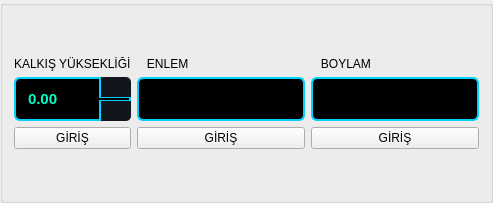
       <widget class="QGroupBox" name="groupBox_6">
        <property name="sizePolicy">
         <sizepolicy hsizetype="Expanding" vsizetype="Expanding">
          <horstretch>0</horstretch>
          <verstretch>0</verstretch>
         </sizepolicy>
        </property>
        <property name="maximumSize">
         <size>
          <width>639</width>
          <height>326</height>
         </size>
        </property>
        <property name="title">
         <string/>
        </property>
        <layout class="QGridLayout" name="gridLayout">
         <item row="0" column="0">
          <layout class="QGridLayout" name="gridLayout_6">
           <item row="0" column="0">
            <layout class="QGridLayout" name="gridLayout_7">
             <item row="3" column="0">
              <widget class="QPushButton" name="pushButton_4">
               <property name="sizePolicy">
                <sizepolicy hsizetype="Expanding" vsizetype="Fixed">
                 <horstretch>0</horstretch>
                 <verstretch>0</verstretch>
                </sizepolicy>
               </property>
               <property name="minimumSize">
                <size>
                 <width>0</width>
                 <height>20</height>
                </size>
               </property>
               <property name="text">
                <string>GİRİŞ</string>
               </property>
              </widget>
             </item>
             <item row="2" column="0">
              <widget class="QDoubleSpinBox" name="doubleSpinBox">
               <property name="sizePolicy">
                <sizepolicy hsizetype="Expanding" vsizetype="Fixed">
                 <horstretch>0</horstretch>
                 <verstretch>0</verstretch>
                </sizepolicy>
               </property>
               <property name="styleSheet">
                <string notr="true">/* Ana Kutu - Dış çerçeve burada tanımlanır */
QDoubleSpinBox {
    background-color: #000000;
    color: #00FFC2;
    border: 1.5px solid #00D1FF; /* Ana Turkuaz Çerçeve */
    border-radius: 6px;
    padding-left: 10px;
    font-family: 'Consolas', monospace;
    font-size: 15px;
    font-weight: bold;
    min-height: 40px;
}

/* Yukarı Butonu */
QDoubleSpinBox::up-button {
    subcontrol-origin: border;
    subcontrol-position: top right;
    width: 30px;
    height: 20px;
    background-color: #12161c;
    /* ÖNEMLİ: Çerçevenin ana kutuyla çakışmaması için sağ ve üst kenarı şeffaf yapıyoruz */
    border-left: 1.5px solid #00D1FF;
    border-bottom: 0.75px solid #00D1FF;
    border-top-right-radius: 5px;
}

/* Aşağı Butonu */
QDoubleSpinBox::down-button {
    subcontrol-origin: border;
    subcontrol-position: bottom right;
    width: 30px;
    height: 20px;
    background-color: #12161c;
    /* Sağ ve alt kenar ana kutunun çerçevesini kullansın diye boş bırakılır */
    border-left: 1.5px solid #00D1FF;
    border-top: 0.75px solid #00D1FF;
    border-bottom-right-radius: 5px;
}

/* İşaretler (Genişlikleri ve konumları sabitlendi) */
QDoubleSpinBox::up-arrow {
    image: none;
    background-color: #00FFC2;
    width: 12px; height: 2px;
    border-left: 5px solid #12161c; /* Dikey boşluk hilesi */
    border-right: 5px solid #12161c;
}

QDoubleSpinBox::down-arrow {
    image: none;
    background-color: #FF3131;
    width: 12px; height: 2px;
}

/* HOVER DURUMLARI - Çerçevenin bozulmaması için sadece iç rengi değiştirir */
QDoubleSpinBox::up-button:hover { background-color: #00D1FF; }
QDoubleSpinBox::down-button:hover { background-color: #FF3131; }</string>
               </property>
               <property name="wrapping">
                <bool>false</bool>
               </property>
               <property name="readOnly">
                <bool>false</bool>
               </property>
               <property name="buttonSymbols">
                <enum>QAbstractSpinBox::PlusMinus</enum>
               </property>
              </widget>
             </item>
             <item row="4" column="0">
              <spacer name="verticalSpacer">
               <property name="orientation">
                <enum>Qt::Vertical</enum>
               </property>
               <property name="sizeHint" stdset="0">
                <size>
                 <width>20</width>
                 <height>40</height>
                </size>
               </property>
              </spacer>
             </item>
             <item row="1" column="1" rowspan="3">
              <layout class="QGridLayout" name="gridLayout_8">
               <item row="4" column="1">
                <widget class="QLineEdit" name="lineEdit">
                 <property name="sizePolicy">
                  <sizepolicy hsizetype="Expanding" vsizetype="Fixed">
                   <horstretch>0</horstretch>
                   <verstretch>0</verstretch>
                  </sizepolicy>
                 </property>
                 <property name="styleSheet">
                  <string notr="true">QLineEdit {
    background-color: #000000;
    color: white; /* Yazılar tamamen beyaz */
    border: 1.5px solid #00D1FF; /* Senin ikonik turkuaz çerçeven */
    border-radius: 6px;
    padding-left: 12px;
    padding-right: 12px;
    font-family: 'Consolas', monospace; /* Teknik/Kod fontu */
    font-size: 15px;
    font-weight: bold;
    min-height: 40px;
}

/* Kutuya tıklandığında (Odaklandığında) */
QLineEdit:focus {
    border: 2px solid #00FFC2; /* Daha parlak bir turkuaz/yeşil vurgu */
    background-color: #050505;
}

/* Mouse ile üzerine gelindiğinde hafif parlasın */
QLineEdit:hover {
    border: 1.5px solid #ffffff; /* Çerçeve beyaza yaklaşsın */
}

/* Yazı yazılamaz (Pasif) durumdayken */
QLineEdit:disabled {
    background-color: #12161c;
    color: #555555;
    border: 1.5px solid #333333;
}</string>
                 </property>
                </widget>
               </item>
               <item row="4" column="0">
                <widget class="QLineEdit" name="lineEdit_2">
                 <property name="sizePolicy">
                  <sizepolicy hsizetype="Expanding" vsizetype="Fixed">
                   <horstretch>0</horstretch>
                   <verstretch>0</verstretch>
                  </sizepolicy>
                 </property>
                 <property name="styleSheet">
                  <string notr="true">QLineEdit {
    background-color: #000000;
    color: white; /* Yazılar tamamen beyaz */
    border: 1.5px solid #00D1FF; /* Senin ikonik turkuaz çerçeven */
    border-radius: 6px;
    padding-left: 12px;
    padding-right: 12px;
    font-family: 'Consolas', monospace; /* Teknik/Kod fontu */
    font-size: 15px;
    font-weight: bold;
    min-height: 40px;
}

/* Kutuya tıklandığında (Odaklandığında) */
QLineEdit:focus {
    border: 2px solid #00FFC2; /* Daha parlak bir turkuaz/yeşil vurgu */
    background-color: #050505;
}

/* Mouse ile üzerine gelindiğinde hafif parlasın */
QLineEdit:hover {
    border: 1.5px solid #ffffff; /* Çerçeve beyaza yaklaşsın */
}

/* Yazı yazılamaz (Pasif) durumdayken */
QLineEdit:disabled {
    background-color: #12161c;
    color: #555555;
    border: 1.5px solid #333333;
}</string>
                 </property>
                 <property name="inputMask">
                  <string/>
                 </property>
                </widget>
               </item>
               <item row="5" column="1">
                <widget class="QPushButton" name="pushButton_5">
                 <property name="sizePolicy">
                  <sizepolicy hsizetype="Expanding" vsizetype="Fixed">
                   <horstretch>0</horstretch>
                   <verstretch>0</verstretch>
                  </sizepolicy>
                 </property>
                 <property name="minimumSize">
                  <size>
                   <width>0</width>
                   <height>20</height>
                  </size>
                 </property>
                 <property name="text">
                  <string>GİRİŞ</string>
                 </property>
                </widget>
               </item>
               <item row="1" column="1" rowspan="2">
                <layout class="QGridLayout" name="gridLayout_9">
                 <item row="1" column="0">
                  <widget class="QLabel" name="label_4">
                   <property name="text">
                    <string>   BOYLAM</string>
                   </property>
                  </widget>
                 </item>
                </layout>
               </item>
               <item row="5" column="0">
                <widget class="QPushButton" name="pushButton_6">
                 <property name="sizePolicy">
                  <sizepolicy hsizetype="Expanding" vsizetype="Fixed">
                   <horstretch>0</horstretch>
                   <verstretch>0</verstretch>
                  </sizepolicy>
                 </property>
                 <property name="minimumSize">
                  <size>
                   <width>0</width>
                   <height>20</height>
                  </size>
                 </property>
                 <property name="text">
                  <string>GİRİŞ</string>
                 </property>
                </widget>
               </item>
               <item row="1" column="0" rowspan="2">
                <widget class="QLabel" name="label_3">
                 <property name="text">
                  <string>   ENLEM</string>
                 </property>
                </widget>
               </item>
              </layout>
             </item>
             <item row="1" column="0">
              <widget class="QLabel" name="label">
               <property name="text">
                <string>KALKIŞ YÜKSEKLİĞİ</string>
               </property>
              </widget>
             </item>
             <item row="0" column="0">
              <spacer name="verticalSpacer_2">
               <property name="orientation">
                <enum>Qt::Vertical</enum>
               </property>
               <property name="sizeHint" stdset="0">
                <size>
                 <width>20</width>
                 <height>40</height>
                </size>
               </property>
              </spacer>
             </item>
            </layout>
           </item>
          </layout>
         </item>
        </layout>
       </widget>
